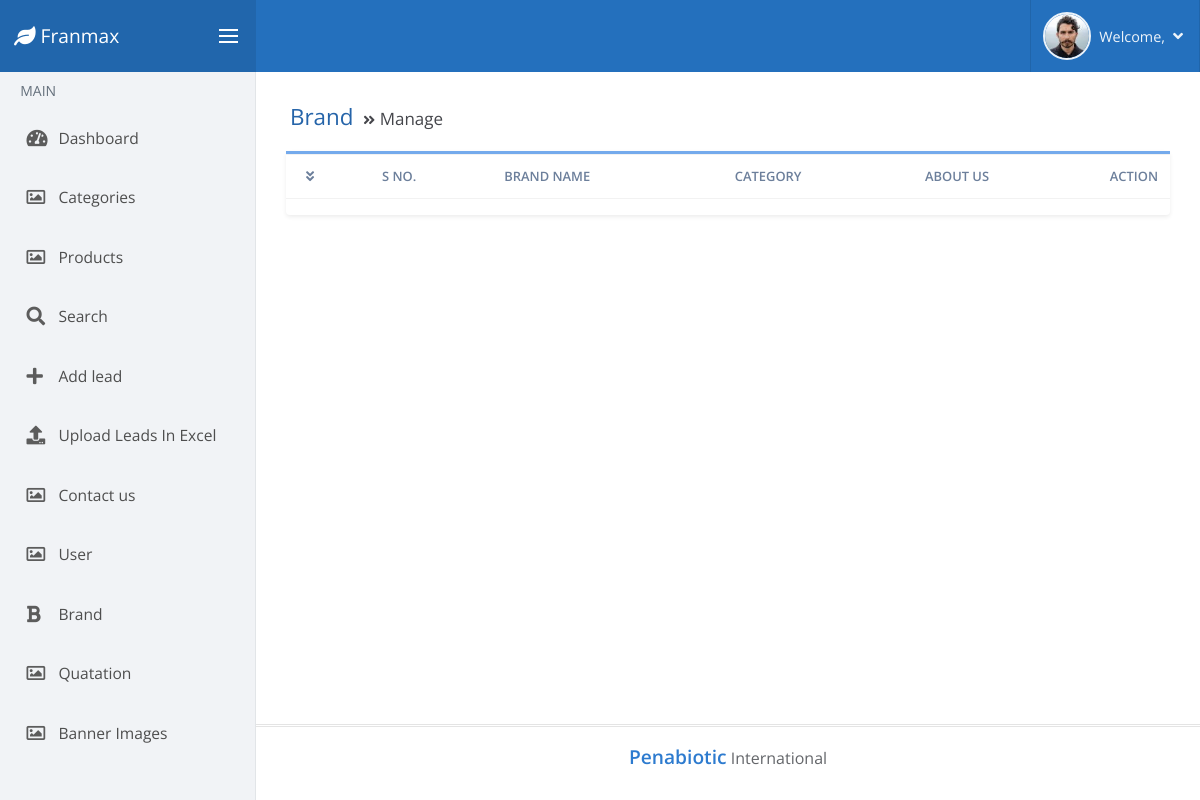
Page /admin/brandindex.php (signed in) on the earlier database version.
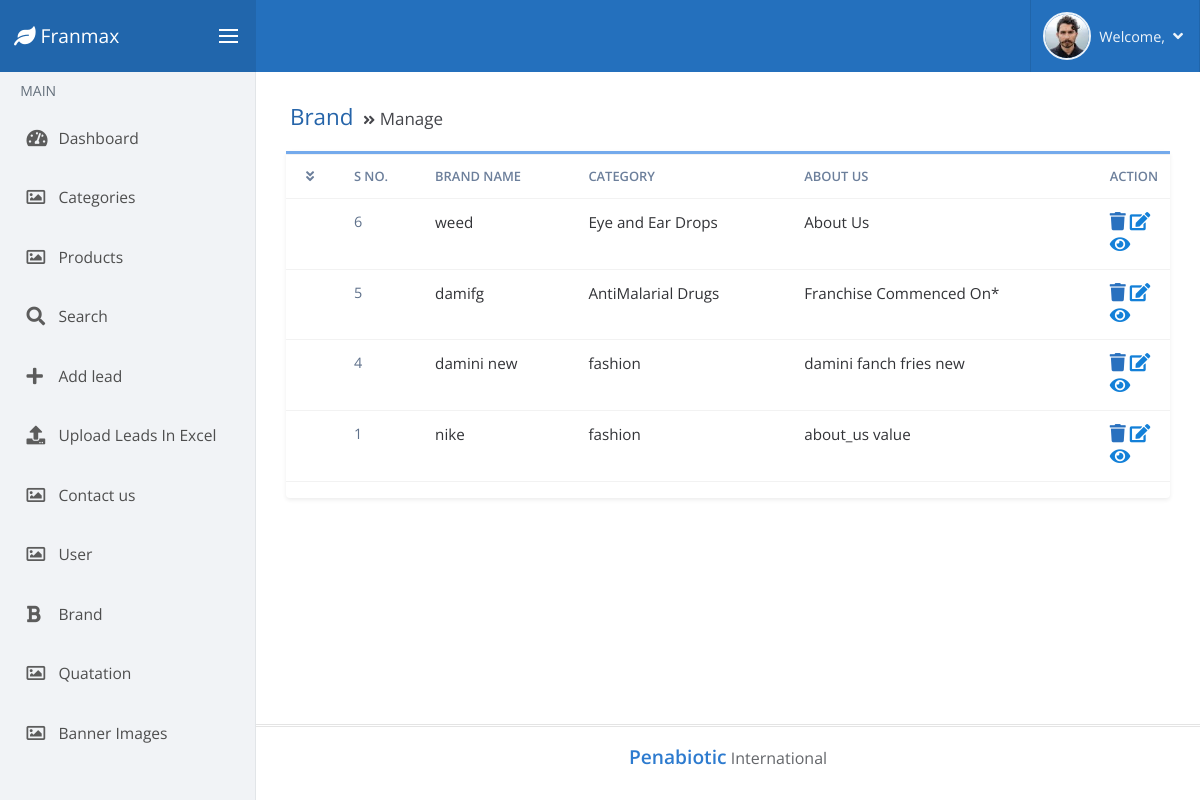
Same page on the later database version.
### tables this page shows
CREATE TABLE `brand` (
  `id` int(11) NOT NULL,
  `name` varchar(255) NOT NULL,
  `category_id` int(11) NOT NULL,
  `photos_id` int(11) DEFAULT NULL,
  `concern_person_name` varchar(255) DEFAULT NULL,
  `concern_person_email` varchar(255) DEFAULT NULL,
  `concern_person_phone` varchar(255) DEFAULT NULL,
  `concern_person_designation` varchar(255) DEFAULT NULL,
  `area` varchar(255) NOT NULL,
  `no_franchise_outlet` varchar(255) NOT NULL,
  `establistment_year` varchar(255) NOT NULL,
  `about_us` text NOT NULL,
  `operation_commenced_on` varchar(255) NOT NULL,
  `franchise_commenced_on` varchar(255) NOT NULL,
  `investment` varchar(255) NOT NULL,
  `franchise_fee` varchar(255) NOT NULL,
  `anticipated_percentage_return_on_investment` varchar(255) NOT NULL,
  `pay_back` varchar(255) NOT NULL COMMENT 'Likely pay back period of capital for a Unit Franchise',
  `investment_requirements` varchar(255) NOT NULL COMMENT 'Other investment requirements',
  `north` varchar(255) NOT NULL,
  `south` varchar(255) NOT NULL,
  `east` varchar(255) NOT NULL,
  `west` varchar(255) NOT NULL,
  `central` varchar(255) NOT NULL,
  `union_territories` varchar(255) NOT NULL,
  `type_property_required` varchar(255) NOT NULL COMMENT 'Type of property required for this franchise opportunity',
  `floor_area_requirement` varchar(255) NOT NULL,
  `detailed_operating_manuals_for_franchisees` enum('Y','N') NOT NULL,
  `is_field_assistance_available_for_franchisee` enum('Y','N') NOT NULL,
  `expert_guidance_from_head_office_to_franchisee_in_opening` enum('Y','N') NOT NULL,
  `current_it_systems_will_be_included` enum('Y','N') NOT NULL,
  `standard_agreement` enum('Y','N') NOT NULL,
  `franchise_term_years` varchar(255) NOT NULL COMMENT 'How long is the franchise term for?',
  `renewable` enum('Y','N') NOT NULL COMMENT 'Is the term renewable?'
);

CREATE TABLE `category` (
  `cat_id` int(5) NOT NULL,
  `cat_name` varchar(255) NOT NULL,
  `cat_desc` varchar(255) NOT NULL,
  `cat_status` varchar(50) NOT NULL,
  `cat_image` longtext NOT NULL
);

### admin/brandindex.php (the view, shortened to what this page needs)
<?php include"header.php";?>
        <div role="main" class="main-content">
          <div class="page-content container container-plus">
            <div class="page-header mb-2 pb-2 flex-column flex-sm-row align-items-start align-items-sm-center py-25 px-1">
              <h1 class="page-title text-primary-d2 text-140">
                Brand
                <small class="page-info text-dark-m3">
                  <i class="fa fa-angle-double-right text-80"></i>
                  Manage
                </small>
              </h1>
            </div>
            <div class="card bcard h-auto">
              <form autocomplete="off" class="border-t-3 brc-blue-m2">
                <table id="datatable" class="d-style w-100 table text-dark-m1 text-95 border-y-1 brc-black-tp11 collapsed dtr-table">
                  <thead class="sticky-nav text-secondary-m1 text-uppercase text-85">
                    <tr>
                      <th class="td-toggle-details border-0 bgc-white shadow-sm">
                        <i class="fa fa-angle-double-down ml-2"></i>
                      </th>
                      <th class="border-0 bgc-white bgc-h-yellow-l3 shadow-sm">
                        S No.
                      </th>
                      <th class="border-0 bgc-white bgc-h-yellow-l3 shadow-sm">
                        Brand Name
                      </th>
                      <th class="border-0 bgc-white bgc-h-yellow-l3 shadow-sm">
                        Category
                      </th>
                      <th class="border-0 bgc-white bgc-h-yellow-l3 shadow-sm">
                      About us
                      </th>
                      <th class="border-0 bgc-white shadow-sm w-2">
                        Action
                      </th>
                    </tr>
                  </thead>
                  <tbody class="pos-rel">
                   <?php $sn=1; $sql = mysqli_query($con, "SELECT * FROM brand ORDER BY id DESC");
			while($rows = mysqli_fetch_array($sql)) { ?>
                    <tr class="d-style bgc-h-default-l4">
                      <td class="td-toggle-details pos-rel">
                      </td>
                      <td>
                        <div class="text-95 text-secondary-d1">
                        <?php echo $rows["id"];?>
                        </div>
                      </td>
                      <td>  <?php echo $rows["name"];?> </td>
                      <td><?php
                      $sqlone = mysqli_query($con, "SELECT * FROM category WHERE cat_id = '".$rows["category_id"]."'");
                      $cat = mysqli_fetch_array($sqlone);
                      echo $cat["cat_name"];?> </td>
                      <td text-95 text-secondary-d1>  <?php echo $rows["about_us"];?> </td>
                      <td class="align-middle">
                        <span>
                            <a data-rel="tooltip" title="Delete" href="delete.php?brand_id=<?php echo $rows["id"];?>" >
                                <i class="fa fa-trash text-120" ></i>
                            </a>
                        </span>
                        <span>
                            <a data-rel="tooltip"  title="" href="brandadd.php?brand_id=<?php echo $rows["id"];?>" data-original-title="Edit">
                                <i class="fa fa-edit text-blue-m1 text-120" ></i>
                            </a>
                        </span>
                        <span>
                            <a data-rel="tooltip"  title="" href="viewuser.php?user_id=<?php echo $rows["id"];?>" data-original-title="View">
                                <i class="fa fa-eye text-blue-m1 text-120" ></i>
                            </a>
                        </span>
                      </td>
                    </tr>
			<?php $sn++; } ?>
                  </tbody>
                </table>
              </form>
            </div>
          </div>
          <?php include "footer.php";?>

### admin/header.php (shortened to what this page needs)
<!doctype html>
<html lang="en">
  <head>
    <link rel="stylesheet" type="text/css" href="https://cdn.jsdelivr.net/npm/bootstrap@4.6.0/dist/css/bootstrap.min.css">
    <link rel="stylesheet" type="text/css" href="https://cdn.jsdelivr.net/npm/@fortawesome/fontawesome-free@5.15.3/css/fontawesome.min.css">
    <link rel="stylesheet" type="text/css" href="https://cdn.jsdelivr.net/npm/@fortawesome/fontawesome-free@5.15.3/css/regular.min.css">
    <link rel="stylesheet" type="text/css" href="https://cdn.jsdelivr.net/npm/@fortawesome/fontawesome-free@5.15.3/css/brands.min.css">
    <link rel="stylesheet" type="text/css" href="https://cdn.jsdelivr.net/npm/@fortawesome/fontawesome-free@5.15.3/css/solid.min.css">
    <link rel="stylesheet" type="text/css" href="https://cdn.jsdelivr.net/npm/datatables.net-bs4@1.10.24/css/dataTables.bootstrap4.min.css">
    <link rel="stylesheet" type="text/css" href="https://cdn.jsdelivr.net/npm/datatables.net-buttons-bs4@1.7.0/css/buttons.bootstrap4.min.css">
    <link rel="stylesheet" type="text/css" href="./dist/css/ace.min.css">
  </head>
  <body>
    <div class="body-container">
      <nav class="navbar navbar-expand-lg navbar-fixed navbar-blue">
        <div class="navbar-inner">
          <div class="navbar-intro justify-content-xl-between">
            <a class="navbar-brand text-white text-120" href="#">
              <i class="fa fa-leaf"></i>
              <span>Franmax</span>
            </a>
            <button type="button" class="btn btn-burger mr-2 d-none d-xl-flex" data-toggle="sidebar" data-target="#sidebar" aria-controls="sidebar" aria-expanded="true" aria-label="Toggle sidebar">
              <span class="bars"></span>
            </button>
          </div>
          <div class="navbar-menu collapse navbar-collapse navbar-backdrop" id="navbarMenu">
            <div class="navbar-nav">
              <ul class="nav">
                <li class="nav-item dropdown order-first order-lg-last">
                  <a class="nav-link dropdown-toggle" data-toggle="dropdown" href="#" role="button" aria-haspopup="true" aria-expanded="false">
                    <img id="id-navbar-user-image" class="d-none d-lg-inline-block radius-round border-2 brc-white-tp1 mr-2 w-6" src="assets/image/avatar/avatar6.jpg" alt="Jason's Photo">
                    <span class="d-inline-block d-lg-none d-xl-inline-block">
                              <span class="text-90" id="id-user-welcome">Welcome,</span>
                    </span>
                    <i class="caret fa fa-angle-down d-none d-xl-block"></i>
                  </a>
                </li>
              </ul>
            </div>
          </div>
        </div>
      </nav>
      <div class="main-container bgc-white">
        <div id="sidebar" class="sidebar sidebar-fixed expandable sidebar-light">
          <div class="sidebar-inner">
            <div class="ace-scroll flex-grow-1" data-ace-scroll="{}">
              <ul class="nav has-active-border active-on-right">
                <li class="nav-item-caption">
                  <span class="fadeable pl-3">MAIN</span>
                </li>
                <li class="nav-item">
                  <a href="index.php" class="nav-link">
                    <i class="nav-icon fa fa-tachometer-alt"></i>
                    <span class="nav-text fadeable">
               	  <span>Dashboard</span>
                    </span>
                  </a>
                </li>
                <li class="nav-item">
                  <a href="category.php" class="nav-link">
                    <i class="nav-icon far fa-image"></i>
                    <span class="nav-text fadeable">
               	  <span>Categories</span>
                    </span>
                  </a>
                </li>
                <li class="nav-item">
                  <a href="products.php" class="nav-link">
                    <i class="nav-icon far fa-image"></i>
                    <span class="nav-text fadeable">
               	  <span>Products</span>
                    </span>
                  </a>
                </li>
                <li class="nav-item">
                  <a href="search.php" class="nav-link">
                    <i class="nav-icon fas fa-search"></i>
                    <span class="nav-text fadeable">
               	      <span>Search</span>
                    </span>
                  </a>
                </li>
                <li class="nav-item">
                  <a href="add.php" class="nav-link">
                    <i class="nav-icon fas fa-plus"></i>
                    <span class="nav-text fadeable">
                      <span>Add lead</span>
                    </span>
                  </a>
                </li>
                <li class="nav-item">
                  <a href="uploadlead.php" class="nav-link">
                    <i class="nav-icon fas fa-upload"></i>
                    <span class="nav-text fadeable">
                      <span>Upload Leads In Excel</span>
                    </span>
                  </a>
                </li>
                <li class="nav-item">
                  <a href="newsletter.php" class="nav-link">
                    <i class="nav-icon far fa-image"></i>
                    <span class="nav-text fadeable">
               	  <span>Contact us</span>
                    </span>
                  </a>
                </li>
                <?php if($role != 'user' ) {?>
                <li class="nav-item">
                  <a href="userindex.php" class="nav-link">
                    <i class="nav-icon far fa-image"></i>
                    <span class="nav-text fadeable">
               	  <span>User</span>
                    </span>
                  </a>
                </li>
                <?php } ?>
                 <li class="nav-item">
                  <a href="brandindex.php" class="nav-link">
                    <i class="nav-icon fa fa-bold"></i>
                    <span class="nav-text fadeable">
                  <span>Brand</span>
                    </span>
                  </a>
                </li>
                <li class="nav-item">
                  <a href="quatation.php" class="nav-link">
                    <i class="nav-icon far fa-image"></i>
                    <span class="nav-text fadeable">
               	  <span>Quatation</span>
                    </span>
                  </a>
                </li>
                <li class="nav-item">
                  <a href="banner_images.php" class="nav-link">
                    <i class="nav-icon far fa-image"></i>
                    <span class="nav-text fadeable">
               	  <span>Banner Images</span>
                    </span>
                  </a>
                </li>
              </ul>
            </div>
            <div class="sidebar-section">
              <div class="sidebar-section-item fadeable-bottom">
              </div>
            </div>
          </div>
        </div>

### admin/footer.php (shortened to what this page needs)
          <footer class="footer d-none d-sm-block">
            <div class="footer-inner bgc-white-tp1">
              <div class="pt-3 border-none border-t-3 brc-grey-l2 border-double">
                <span class="text-primary-m1 font-bolder text-120">Penabiotic</span>
                <span class="text-grey">International</span>
              </div>
            </div>
          </footer>
        </div>
      </div>
    </div>
  </body>
</html>

### admin/header.php (style rules this page uses)
.body-container { overflow: visible; }

Differences in the rows shown:
added brand: id "6", name "weed", category.cat_name "Eye and Ear Drops", about_us "About Us"
added brand: id "5", name "damifg", category.cat_name "AntiMalarial Drugs", about_us "Franchise Commenced On*"
added brand: id "4", name "damini new", category.cat_name "fashion", about_us "damini fanch fries new"
added brand: id "1", name "nike", category.cat_name "fashion", about_us "about_us value"
